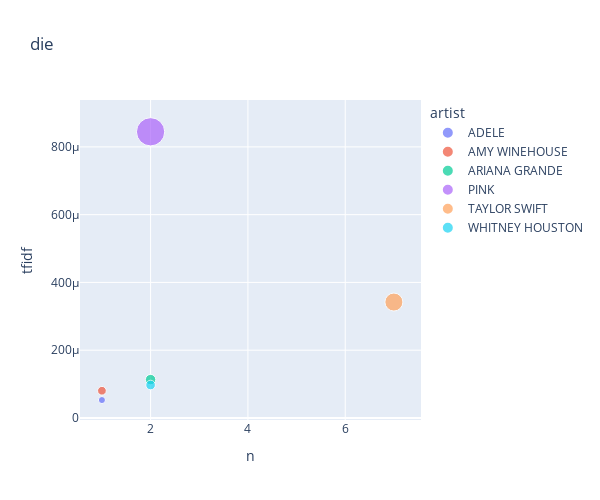

Notebook source saved alongside this figure:
### Code cell
top_words_in_songs('die')

### Figure 1 — Plotly figure (JSON) as saved in the notebook; plotly's stock layout.template omitted (floating-point values rounded to 4 significant figures)
{"data": [{"hovertemplate": "<b>%{hovertext}</b><br><br>artist=ADELE<br>n=%{x}<br>tfidf=%{y}<br>tf=%{marker.size}<extra></extra>", "hovertext": ["ADELE"], "legendgroup": "ADELE", "marker": {"color": "#636efa", "size": [6.046e-05], "sizemode": "area", "sizeref": 2.414e-06, "symbol": "circle"}, "mode": "markers", "name": "ADELE", "orientation": "v", "showlegend": true, "type": "scatter", "x": [1], "xaxis": "x", "y": [5.287e-05], "yaxis": "y"}, {"hovertemplate": "<b>%{hovertext}</b><br><br>artist=AMY WINEHOUSE<br>n=%{x}<br>tfidf=%{y}<br>tf=%{marker.size}<extra></extra>", "hovertext": ["AMY WINEHOUSE"], "legendgroup": "AMY WINEHOUSE", "marker": {"color": "#EF553B", "size": [9.181e-05], "sizemode": "area", "sizeref": 2.414e-06, "symbol": "circle"}, "mode": "markers", "name": "AMY WINEHOUSE", "orientation": "v", "showlegend": true, "type": "scatter", "x": [1], "xaxis": "x", "y": [8.029e-05], "yaxis": "y"}, {"hovertemplate": "<b>%{hovertext}</b><br><br>artist=ARIANA GRANDE<br>n=%{x}<br>tfidf=%{y}<br>tf=%{marker.size}<extra></extra>", "hovertext": ["ARIANA GRANDE"], "legendgroup": "ARIANA GRANDE", "marker": {"color": "#00cc96", "size": [0.0001295], "sizemode": "area", "sizeref": 2.414e-06, "symbol": "circle"}, "mode": "markers", "name": "ARIANA GRANDE", "orientation": "v", "showlegend": true, "type": "scatter", "x": [2], "xaxis": "x", "y": [0.0001133], "yaxis": "y"}, {"hovertemplate": "<b>%{hovertext}</b><br><br>artist=PINK<br>n=%{x}<br>tfidf=%{y}<br>tf=%{marker.size}<extra></extra>", "hovertext": ["PINK"], "legendgroup": "PINK", "marker": {"color": "#ab63fa", "size": [0.0009657], "sizemode": "area", "sizeref": 2.414e-06, "symbol": "circle"}, "mode": "markers", "name": "PINK", "orientation": "v", "showlegend": true, "type": "scatter", "x": [2], "xaxis": "x", "y": [0.0008445], "yaxis": "y"}, {"hovertemplate": "<b>%{hovertext}</b><br><br>artist=TAYLOR SWIFT<br>n=%{x}<br>tfidf=%{y}<br>tf=%{marker.size}<extra></extra>", "hovertext": ["TAYLOR SWIFT"], "legendgroup": "TAYLOR SWIFT", "marker": {"color": "#FFA15A", "size": [0.0003912], "sizemode": "area", "sizeref": 2.414e-06, "symbol": "circle"}, "mode": "markers", "name": "TAYLOR SWIFT", "orientation": "v", "showlegend": true, "type": "scatter", "x": [7], "xaxis": "x", "y": [0.0003421], "yaxis": "y"}, {"hovertemplate": "<b>%{hovertext}</b><br><br>artist=WHITNEY HOUSTON<br>n=%{x}<br>tfidf=%{y}<br>tf=%{marker.size}<extra></extra>", "hovertext": ["WHITNEY HOUSTON"], "legendgroup": "WHITNEY HOUSTON", "marker": {"color": "#19d3f3", "size": [0.0001112], "sizemode": "area", "sizeref": 2.414e-06, "symbol": "circle"}, "mode": "markers", "name": "WHITNEY HOUSTON", "orientation": "v", "showlegend": true, "type": "scatter", "x": [2], "xaxis": "x", "y": [9.722e-05], "yaxis": "y"}], "layout": {"height": 500, "legend": {"itemsizing": "constant", "title": {"text": "artist"}, "tracegroupgap": 0}, "title": {"text": "die"}, "width": 600, "xaxis": {"anchor": "y", "autorange": true, "domain": [0, 1], "range": [0.5465, 7.563], "title": {"text": "n"}, "type": "linear"}, "yaxis": {"anchor": "x", "autorange": true, "domain": [0, 1], "range": [-6.023e-06, 0.0009384], "title": {"text": "tfidf"}, "type": "linear"}}}
